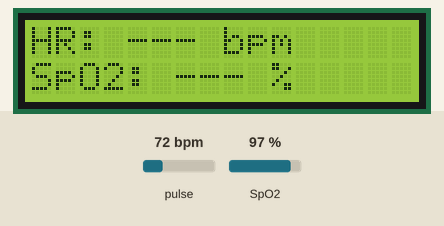
The sketch below on a simulated Arduino Uno, built with avr-gcc and run on an emulated ATmega328P. Parts: 16×2 character LCD. The inputs (shaded band) are chosen by the test bench; at power-on: pulse 72 bpm, SpO2 97 %. What the sketch prints to the serial monitor is not drawn.

Above: at 2.2 s.
2.3 s: pulse set to 42 bpm
At 4.7 s:
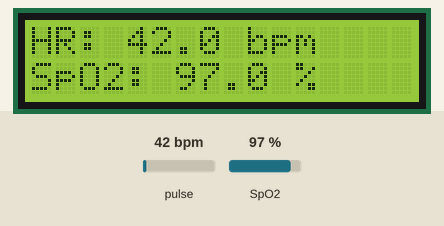
5.3 s: SpO2 set to 80 %
At 7.3 s:
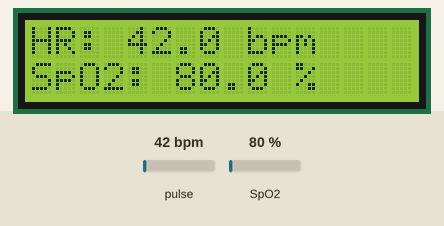
7.6 s: pulse set to 70 bpm
At 9.1 s:
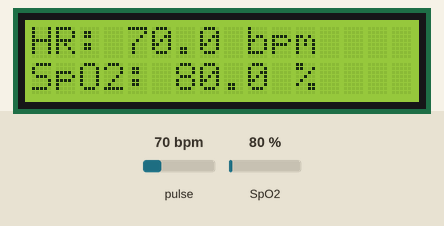
9.6 s: SpO2 set to 85 %
At 10.7 s:
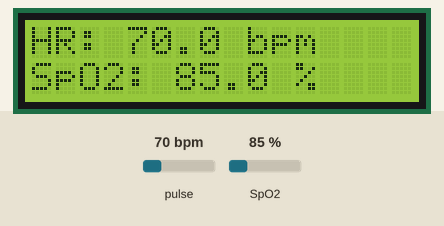
Timing chart, 0 to 12.6 s (numbered marks = the images above; inputs shaded):
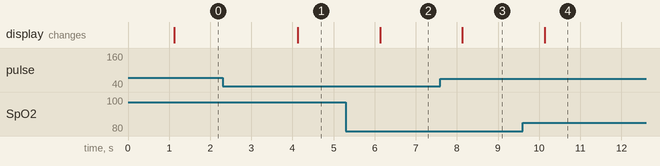

Measured:
- after the input at 2.3 s, the display: changes after 1.8 s (image 1)
- after the input at 5.3 s, the display: changes after 0.83 s (image 2)
- after the input at 7.6 s, the display: changes after 0.53 s (image 3)
- after the input at 9.6 s, the display: changes after 0.54 s (image 4)

The sketch:

oximeter.ino
```cpp
#include <Wire.h>
#include <LiquidCrystal_I2C.h>
#include "MAX30100_PulseOximeter.h"

#define REPORTING_PERIOD_MS 1000

LiquidCrystal_I2C lcd(0x27, 16, 2);  // Change 0x27 if needed
PulseOximeter pox;

uint32_t tsLastReport = 0;

void onBeatDetected() {
  Serial.println("Beat!");
}

void setup() {
  Serial.begin(9600);
  Wire.begin();

  lcd.begin(16, 2);
  lcd.backlight();
  lcd.setCursor(0, 0);
  lcd.print("Initializing...");

  if (!pox.begin()) {
    Serial.println("FAILED to initialize MAX30100");
    lcd.setCursor(0, 1);
    lcd.print("Sensor Error");
    while (1);
  }

  lcd.setCursor(0, 1);
  lcd.print("Sensor Ready");
  delay(1000);
  lcd.clear();

  pox.setIRLedCurrent(MAX30100_LED_CURR_7_6MA);
  pox.setOnBeatDetectedCallback(onBeatDetected);
}

void loop() {
  pox.update();

  if (millis() - tsLastReport > REPORTING_PERIOD_MS) {
    tsLastReport = millis();

    float bpm = pox.getHeartRate();
    float spo2 = pox.getSpO2();

    Serial.print("HR: ");
    Serial.print(bpm);
    Serial.print(" | SpO2: ");
    Serial.println(spo2);

    lcd.setCursor(0, 0);
    lcd.print("HR: ");
    if (bpm > 0) {
      lcd.print(bpm, 1);
      lcd.print(" bpm   ");
    } else {
      lcd.print("--- bpm   ");
    }

    lcd.setCursor(0, 1);
    lcd.print("SpO2: ");
    if (spo2 > 0) {
      lcd.print(spo2, 1);
      lcd.print(" %     ");
    } else {
      lcd.print("--- %     ");
    }
  }
}
```
